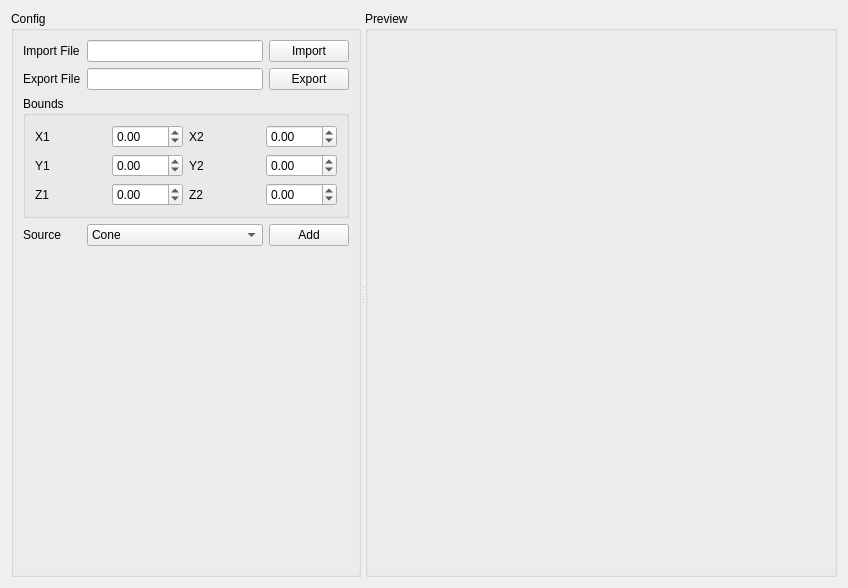
<?xml version="1.0" encoding="UTF-8"?>
<ui version="4.0">
 <class>PickActorWindow</class>
 <widget class="QWidget" name="PickActorWindow">
  <property name="geometry">
   <rect>
    <x>0</x>
    <y>0</y>
    <width>848</width>
    <height>588</height>
   </rect>
  </property>
  <property name="windowTitle">
   <string>Form</string>
  </property>
  <layout class="QGridLayout" name="gridLayout">
   <item row="0" column="0">
    <widget class="QSplitter" name="splitter">
     <property name="orientation">
      <enum>Qt::Horizontal</enum>
     </property>
     <widget class="QGroupBox" name="groupBox">
      <property name="maximumSize">
       <size>
        <width>350</width>
        <height>16777215</height>
       </size>
      </property>
      <property name="title">
       <string>Config</string>
      </property>
      <layout class="QGridLayout" name="gridLayout_4">
       <item row="0" column="0">
        <layout class="QGridLayout" name="gridLayout_3">
         <item row="4" column="2">
          <widget class="QPushButton" name="addButton">
           <property name="text">
            <string>Add</string>
           </property>
          </widget>
         </item>
         <item row="4" column="0">
          <widget class="QLabel" name="label">
           <property name="text">
            <string>Source</string>
           </property>
          </widget>
         </item>
         <item row="3" column="0" colspan="3">
          <widget class="QGroupBox" name="groupBox_3">
           <property name="title">
            <string>Bounds</string>
           </property>
           <layout class="QGridLayout" name="gridLayout_6">
            <item row="0" column="0">
             <layout class="QGridLayout" name="gridLayout_5">
              <item row="2" column="1">
               <widget class="QDoubleSpinBox" name="yMinSpinBox">
                <property name="minimum">
                 <double>-100.000000000000000</double>
                </property>
                <property name="maximum">
                 <double>100.000000000000000</double>
                </property>
               </widget>
              </item>
              <item row="0" column="0">
               <widget class="QLabel" name="label_2">
                <property name="text">
                 <string>X1</string>
                </property>
               </widget>
              </item>
              <item row="3" column="0">
               <widget class="QLabel" name="label_4">
                <property name="text">
                 <string>Z1</string>
                </property>
               </widget>
              </item>
              <item row="0" column="1">
               <widget class="QDoubleSpinBox" name="xMinSpinBox">
                <property name="minimum">
                 <double>-100.000000000000000</double>
                </property>
                <property name="maximum">
                 <double>100.000000000000000</double>
                </property>
               </widget>
              </item>
              <item row="2" column="0">
               <widget class="QLabel" name="label_3">
                <property name="text">
                 <string>Y1</string>
                </property>
               </widget>
              </item>
              <item row="0" column="2">
               <widget class="QLabel" name="label_5">
                <property name="text">
                 <string>X2</string>
                </property>
               </widget>
              </item>
              <item row="3" column="1">
               <widget class="QDoubleSpinBox" name="zMinSpinBox">
                <property name="minimum">
                 <double>-100.000000000000000</double>
                </property>
                <property name="maximum">
                 <double>100.000000000000000</double>
                </property>
               </widget>
              </item>
              <item row="3" column="2">
               <widget class="QLabel" name="label_7">
                <property name="text">
                 <string>Z2</string>
                </property>
               </widget>
              </item>
              <item row="2" column="2">
               <widget class="QLabel" name="label_6">
                <property name="text">
                 <string>Y2</string>
                </property>
               </widget>
              </item>
              <item row="0" column="3">
               <widget class="QDoubleSpinBox" name="xMaxSpinBox">
                <property name="minimum">
                 <double>-100.000000000000000</double>
                </property>
                <property name="maximum">
                 <double>100.000000000000000</double>
                </property>
               </widget>
              </item>
              <item row="2" column="3">
               <widget class="QDoubleSpinBox" name="yMaxSpinBox">
                <property name="minimum">
                 <double>-100.000000000000000</double>
                </property>
                <property name="maximum">
                 <double>100.000000000000000</double>
                </property>
               </widget>
              </item>
              <item row="3" column="3">
               <widget class="QDoubleSpinBox" name="zMaxSpinBox">
                <property name="minimum">
                 <double>-100.000000000000000</double>
                </property>
                <property name="maximum">
                 <double>100.000000000000000</double>
                </property>
               </widget>
              </item>
             </layout>
            </item>
           </layout>
          </widget>
         </item>
         <item row="4" column="1">
          <widget class="QComboBox" name="sourceCombo">
           <item>
            <property name="text">
             <string>Cone</string>
            </property>
           </item>
           <item>
            <property name="text">
             <string>Sphere</string>
            </property>
           </item>
           <item>
            <property name="text">
             <string>Cube</string>
            </property>
           </item>
           <item>
            <property name="text">
             <string>Arrow</string>
            </property>
           </item>
           <item>
            <property name="text">
             <string>Cylinder</string>
            </property>
           </item>
          </widget>
         </item>
         <item row="0" column="0">
          <widget class="QLabel" name="label_8">
           <property name="text">
            <string>Import File</string>
           </property>
          </widget>
         </item>
         <item row="2" column="0">
          <widget class="QLabel" name="label_9">
           <property name="text">
            <string>Export File</string>
           </property>
          </widget>
         </item>
         <item row="0" column="1">
          <widget class="QLineEdit" name="importFileEdit">
           <property name="readOnly">
            <bool>true</bool>
           </property>
          </widget>
         </item>
         <item row="2" column="1">
          <widget class="QLineEdit" name="exportFileEdit">
           <property name="readOnly">
            <bool>true</bool>
           </property>
          </widget>
         </item>
         <item row="0" column="2">
          <widget class="QPushButton" name="importButton">
           <property name="text">
            <string>Import</string>
           </property>
          </widget>
         </item>
         <item row="2" column="2">
          <widget class="QPushButton" name="exportButton">
           <property name="text">
            <string>Export</string>
           </property>
          </widget>
         </item>
        </layout>
       </item>
       <item row="1" column="0">
        <spacer name="verticalSpacer">
         <property name="orientation">
          <enum>Qt::Vertical</enum>
         </property>
         <property name="sizeHint" stdset="0">
          <size>
           <width>20</width>
           <height>40</height>
          </size>
         </property>
        </spacer>
       </item>
      </layout>
     </widget>
     <widget class="QGroupBox" name="groupBox_2">
      <property name="title">
       <string>Preview</string>
      </property>
      <layout class="QGridLayout" name="gridLayout_2">
       <item row="0" column="0">
        <layout class="QVBoxLayout" name="previewLayout"/>
       </item>
      </layout>
     </widget>
    </widget>
   </item>
  </layout>
 </widget>
 <resources/>
 <connections/>
</ui>
